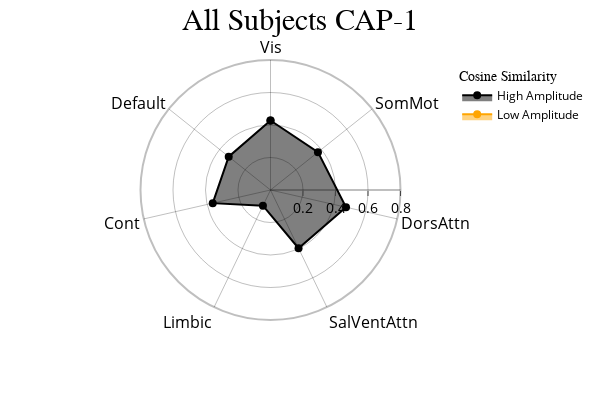
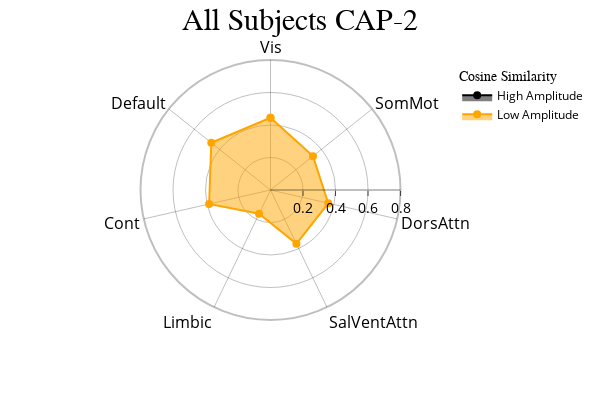
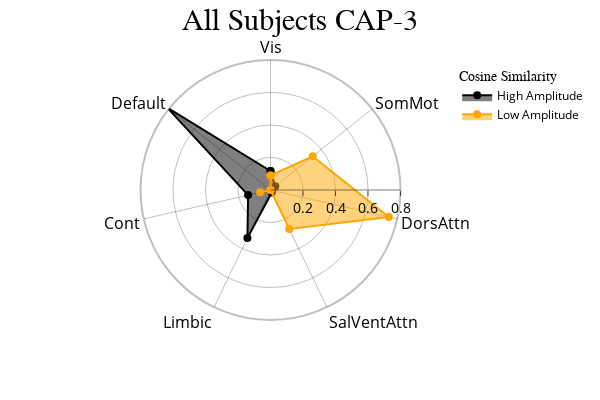

Notebook source saved alongside these figures, in order:
### Markdown cell above
<font size="6">CAPs to Radar Plots </font>

 <font size="3">Radar plots showing the cosine similarity between each network and the positive ("High Amplitude") and negative ("Low Amplitude") activations in each CAP. Since this function assumes that the matrix subjected to kmeans clustering was standardized, "High Amplitude" represents values above the mean (0) and "Low Amplitude" represents values below the mean (0). During calculation of the "Low Amplitude" cosine similarity, the inverse is computed to turn this similarity positive for visualization purposes.</font>

### Code cell
radialaxis = {
    "showline": True,
    "linewidth": 2,
    "linecolor": "rgba(0, 0, 0, 0.25)",
    "gridcolor": "rgba(0, 0, 0, 0.25)",
    "ticks": "outside",
    "tickfont": {"size": 14, "color": "black"},
    "range": [0, 0.8],
    "tickvals": ["", 0.2, "", 0.4, "", 0.6, "", 0.8],
}

legend = {
    "yanchor": "top",
    "y": 0.99,
    "x": 0.99,
    "title_font_family": "Times New Roman",
    "font": {"size": 12, "color": "black"},
}

colors = {"High Amplitude": "black", "Low Amplitude": "orange"}

cap_analysis.caps2radar(
    radialaxis=radialaxis, height=400, width=600, color_discrete_map=colors, legend=legend
)

### Figure 1 — Plotly figure (JSON) as saved in the notebook; plotly's stock layout.template omitted (floating-point values rounded to 4 significant figures)
{"data": [{"fill": "toself", "hovertemplate": "color=High Amplitude<br>r=%{r}<br>Regions=%{theta}<extra></extra>", "legendgroup": "High Amplitude", "line": {"color": "black", "dash": "solid"}, "marker": {"size": 8, "symbol": "circle"}, "mode": "markers+lines", "name": "High Amplitude", "r": [0.428, 0.3736, 0.4767, 0.3978, 0.1074, 0.3646, 0.329, 0.428], "showlegend": true, "subplot": "polar", "theta": ["Vis", "SomMot", "DorsAttn", "SalVentAttn", "Limbic", "Cont", "Default", "Vis"], "type": "scatterpolar"}, {"fill": "toself", "hovertemplate": "color=Low Amplitude<br>r=%{r}<br>Regions=%{theta}<extra></extra>", "legendgroup": "Low Amplitude", "line": {"color": "orange", "dash": "solid"}, "marker": {"size": 8, "symbol": "circle"}, "mode": "markers+lines", "name": "Low Amplitude", "r": [NaN, NaN, NaN, NaN, NaN, NaN, NaN, NaN], "showlegend": true, "subplot": "polar", "theta": ["Vis", "SomMot", "DorsAttn", "SalVentAttn", "Limbic", "Cont", "Default", "Vis"], "type": "scatterpolar"}], "layout": {"height": 400, "legend": {"font": {"color": "black", "size": 12}, "title": {"font": {"family": "Times New Roman"}, "text": "Cosine Similarity"}, "tracegroupgap": 0, "x": 0.99, "y": 0.99, "yanchor": "top"}, "margin": {"t": 60}, "polar": {"angularaxis": {"categoryarray": ["Vis", "SomMot", "DorsAttn", "SalVentAttn", "Limbic", "Cont", "Default", "Vis", "SomMot", "DorsAttn", "SalVentAttn", "Limbic", "Cont", "Default"], "categoryorder": "array", "direction": "clockwise", "gridcolor": "rgba(0, 0, 0, 0.25)", "linecolor": "rgba(0, 0, 0, 0.25)", "linewidth": 2, "rotation": 90, "showline": true, "tickfont": {"color": "black", "size": 16}}, "bgcolor": "white", "domain": {"x": [0, 1], "y": [0, 1]}, "radialaxis": {"gridcolor": "rgba(0, 0, 0, 0.25)", "linecolor": "rgba(0, 0, 0, 0.25)", "linewidth": 2, "range": [0, 0.8], "showline": true, "tickfont": {"color": "black", "size": 14}, "ticks": "outside", "tickvals": ["", 0.2, "", 0.4, "", 0.6, "", 0.8]}}, "showlegend": true, "title": {"font": {"color": "black", "family": "Times New Roman", "size": 30}, "text": "All Subjects CAP-1", "x": 0.5}, "width": 600}}

### Figure 2 — Plotly figure (JSON) as saved in the notebook; plotly's stock layout.template omitted (floating-point values rounded to 4 significant figures)
{"data": [{"fill": "toself", "hovertemplate": "color=High Amplitude<br>r=%{r}<br>Regions=%{theta}<extra></extra>", "legendgroup": "High Amplitude", "line": {"color": "black", "dash": "solid"}, "marker": {"size": 8, "symbol": "circle"}, "mode": "markers+lines", "name": "High Amplitude", "r": [NaN, NaN, NaN, NaN, NaN, NaN, NaN, NaN], "showlegend": true, "subplot": "polar", "theta": ["Vis", "SomMot", "DorsAttn", "SalVentAttn", "Limbic", "Cont", "Default", "Vis"], "type": "scatterpolar"}, {"fill": "toself", "hovertemplate": "color=Low Amplitude<br>r=%{r}<br>Regions=%{theta}<extra></extra>", "legendgroup": "Low Amplitude", "line": {"color": "orange", "dash": "solid"}, "marker": {"size": 8, "symbol": "circle"}, "mode": "markers+lines", "name": "Low Amplitude", "r": [0.4447, 0.3343, 0.3645, 0.3676, 0.1618, 0.3874, 0.466, 0.4447], "showlegend": true, "subplot": "polar", "theta": ["Vis", "SomMot", "DorsAttn", "SalVentAttn", "Limbic", "Cont", "Default", "Vis"], "type": "scatterpolar"}], "layout": {"height": 400, "legend": {"font": {"color": "black", "size": 12}, "title": {"font": {"family": "Times New Roman"}, "text": "Cosine Similarity"}, "tracegroupgap": 0, "x": 0.99, "y": 0.99, "yanchor": "top"}, "margin": {"t": 60}, "polar": {"angularaxis": {"categoryarray": ["Vis", "SomMot", "DorsAttn", "SalVentAttn", "Limbic", "Cont", "Default", "Vis", "SomMot", "DorsAttn", "SalVentAttn", "Limbic", "Cont", "Default"], "categoryorder": "array", "direction": "clockwise", "gridcolor": "rgba(0, 0, 0, 0.25)", "linecolor": "rgba(0, 0, 0, 0.25)", "linewidth": 2, "rotation": 90, "showline": true, "tickfont": {"color": "black", "size": 16}}, "bgcolor": "white", "domain": {"x": [0, 1], "y": [0, 1]}, "radialaxis": {"gridcolor": "rgba(0, 0, 0, 0.25)", "linecolor": "rgba(0, 0, 0, 0.25)", "linewidth": 2, "range": [0, 0.8], "showline": true, "tickfont": {"color": "black", "size": 14}, "ticks": "outside", "tickvals": ["", 0.2, "", 0.4, "", 0.6, "", 0.8]}}, "showlegend": true, "title": {"font": {"color": "black", "family": "Times New Roman", "size": 30}, "text": "All Subjects CAP-2", "x": 0.5}, "width": 600}}

### Figure 3 — Plotly figure (JSON) as saved in the notebook; plotly's stock layout.template omitted (floating-point values rounded to 4 significant figures)
{"data": [{"fill": "toself", "hovertemplate": "color=High Amplitude<br>r=%{r}<br>Regions=%{theta}<extra></extra>", "legendgroup": "High Amplitude", "line": {"color": "black", "dash": "solid"}, "marker": {"size": 8, "symbol": "circle"}, "mode": "markers+lines", "name": "High Amplitude", "r": [0.1168, 0.03772, 0.007775, 0.01777, 0.3276, 0.1415, 0.8128, 0.1168], "showlegend": true, "subplot": "polar", "theta": ["Vis", "SomMot", "DorsAttn", "SalVentAttn", "Limbic", "Cont", "Default", "Vis"], "type": "scatterpolar"}, {"fill": "toself", "hovertemplate": "color=Low Amplitude<br>r=%{r}<br>Regions=%{theta}<extra></extra>", "legendgroup": "Low Amplitude", "line": {"color": "orange", "dash": "solid"}, "marker": {"size": 8, "symbol": "circle"}, "mode": "markers+lines", "name": "Low Amplitude", "r": [0.0899, 0.3323, 0.7466, 0.2667, 0.0, 0.06495, 0.0, 0.0899], "showlegend": true, "subplot": "polar", "theta": ["Vis", "SomMot", "DorsAttn", "SalVentAttn", "Limbic", "Cont", "Default", "Vis"], "type": "scatterpolar"}], "layout": {"height": 400, "legend": {"font": {"color": "black", "size": 12}, "title": {"font": {"family": "Times New Roman"}, "text": "Cosine Similarity"}, "tracegroupgap": 0, "x": 0.99, "y": 0.99, "yanchor": "top"}, "margin": {"t": 60}, "polar": {"angularaxis": {"categoryarray": ["Vis", "SomMot", "DorsAttn", "SalVentAttn", "Limbic", "Cont", "Default", "Vis", "SomMot", "DorsAttn", "SalVentAttn", "Limbic", "Cont", "Default"], "categoryorder": "array", "direction": "clockwise", "gridcolor": "rgba(0, 0, 0, 0.25)", "linecolor": "rgba(0, 0, 0, 0.25)", "linewidth": 2, "rotation": 90, "showline": true, "tickfont": {"color": "black", "size": 16}}, "bgcolor": "white", "domain": {"x": [0, 1], "y": [0, 1]}, "radialaxis": {"gridcolor": "rgba(0, 0, 0, 0.25)", "linecolor": "rgba(0, 0, 0, 0.25)", "linewidth": 2, "range": [0, 0.8], "showline": true, "tickfont": {"color": "black", "size": 14}, "ticks": "outside", "tickvals": ["", 0.2, "", 0.4, "", 0.6, "", 0.8]}}, "showlegend": true, "title": {"font": {"color": "black", "family": "Times New Roman", "size": 30}, "text": "All Subjects CAP-3", "x": 0.5}, "width": 600}}
